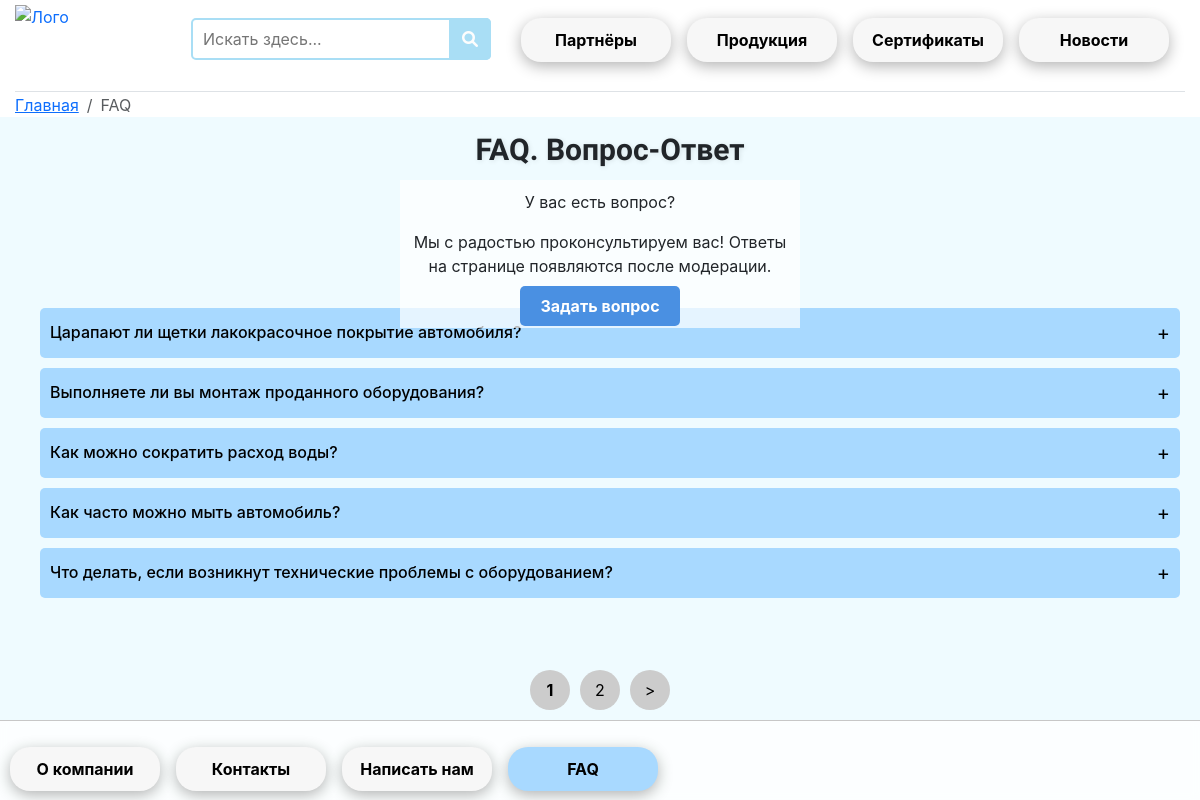
Screenshot of /faq/ with the database file from the repository.
### main/models.py (models this page shows, shortened)
class FAQ(models.Model):
    question = models.CharField(max_length=100)
    answer = models.CharField(max_length=400)

### main/views.py (the view)
# urls.py: path('faq/', faq_view, name='faq'),
def faq_view(request):
    faqs = FAQ.objects.all()
    paginator = Paginator(faqs, 5)
    current_page = int(request.GET.get('page', 1))
    page_obj = paginator.get_page(current_page)
    total_pages = paginator.num_pages
    return render(request, 'main/faq.html', {
        'faqs': page_obj,
        'total_pages': total_pages,
        'current_page': current_page,  # Отправляем как целое
    })

### main/templates/main/faq.html (shortened to what this page needs)
{% extends 'main/base.html' %}
{% load static %}
{% load compress %}
{% block links %}
    <link rel="stylesheet" href="{% static 'css/stylesFAQ.css' %}">
{% endblock %}
{% block content %}
    <h5 class="faq-title">FAQ. Вопрос-Ответ</h5>
    <div class="faq-layout" style="display: flex; margin: 20px;">
        <div class="faq-description" style="flex: 1; text-align: center;">
            <p>У вас есть вопрос?</p>
            <p>Мы с радостью проконсультируем вас! Ответы на странице появляются после модерации.</p>
            <a href="{% url 'write' %}" class="ask-question-button">Задать вопрос</a>
        </div>
        <div class="faq-container" id="faqContainer" style="flex: 2; margin-left: 20px;">
            {% for faq in faqs|slice:":7" %}
                <div class="faq-item" tabindex="0" aria-expanded="false" style="background-color: #a8d9ff; color: #000000;">
                    <div class="faq-question" onclick="toggleAnswer(this)" onkeydown="handleKeyPress(event, this)" style="display: flex; justify-content: space-between; align-items: center;">
                        <h6 style="margin: 0;">{{ faq.question }}</h6>
                        <span class="arrow">+</span>
                    </div>
                </div>
            {% endfor %}
        </div>
    </div>
    <div class="pagination" style="text-align: center;">
        {% if total_pages > 1 %}
            <span class="page-number" onclick="loadPage(1)" {% if current_page == 1 %}style="font-weight: bold;"{% endif %}>1</span>
            <span class="page-number" onclick="loadPage({{ total_pages }})" {% if current_page == total_pages %}style="font-weight: bold;"{% endif %}>{{ total_pages }}</span>
            <span class="page-number" onclick="loadPage({{ current_page|add:'1' }})" {% if current_page == total_pages %}style="display: none;"{% endif %}>&gt;</span>
        {% endif %}
    </div>
{% endblock %}

### main/static/css/styles.css (style rules this page uses)
body { background-color: #EFFBFF; font-family: 'Inter', sans-serif; margin: 0; padding: 0; justify-content: center; align-items: center; height: 100vh; overflow: hidden; }
h2, h5 { font-family: 'Jura', sans-serif; margin-left: 20px }
* { box-sizing: border-box; }

### main/static/css/stylesFAQ.css (style rules this page uses)
.faq-title { font-family: 'Jura', sans-serif; font-size: 30px; margin-top: 15px; text-align: center; font-weight: 700; text-shadow: 1px 1px 5px rgba(0, 0, 0, 0.1); margin-bottom: 50px; }
.ask-question-button { background-color: #4A90E2; color: white; padding: 10px 20px; border: none; border-radius: 5px; font-weight: bold; cursor: pointer; transition: background-color 0.3s; font-size: 16px; text-decoration: none; }
.faq-layout { display: flex; justify-content: center; align-items: center; margin: 20px; flex-wrap: wrap; }
.faq-description { flex: 1; text-align: center; position: fixed; top: 180px; left: 400px; right: 400px; background-color: rgba(255, 255, 255, 0.7); z-index: 1; padding: 10px; }
.faq-container { flex: 2; margin-left: 20px; margin-top: 90px; overflow-y: auto; max-height: calc(100vh - 200px); }
.faq-item { background-color: #f5f5dc; margin-bottom: 10px; border-radius: 5px; padding: 10px; transition: background-color 0.3s; opacity: 0; transform: translateY(10px); }
.faq-item.visible { opacity: 1; transform: translateY(0); }
.faq-question { cursor: pointer; font-size: 20px; display: flex; justify-content: space-between; align-items: center; margin: 0; }
.arrow { font-size: 20px; transition: transform 0.2s; }
.pagination { display: flex; justify-content: center; margin: 20px 0; position: fixed; bottom: 70px; left: 50%; transform: translateX(-50%); z-index: 1000; }
.page-number { display: inline-block; border-radius: 50%; width: 40px; height: 40px; background-color: #cccccc; color: #000000; text-align: center; line-height: 40px; margin: 0 5px; cursor: pointer; transition: background-color 0.3s, transform 0.2s; }

### rows the page displays
FAQ: question "Царапают ли щетки лакокрасочное покрытие автомобиля?"
FAQ: question "Выполняете ли вы монтаж проданного оборудования?"
FAQ: question "Как можно сократить расход воды?"
FAQ: question "Как часто можно мыть автомобиль?"
FAQ: question "Что делать, если возникнут технические проблемы с оборудованием?"

### other values shown
{{ total_pages }} "2"
